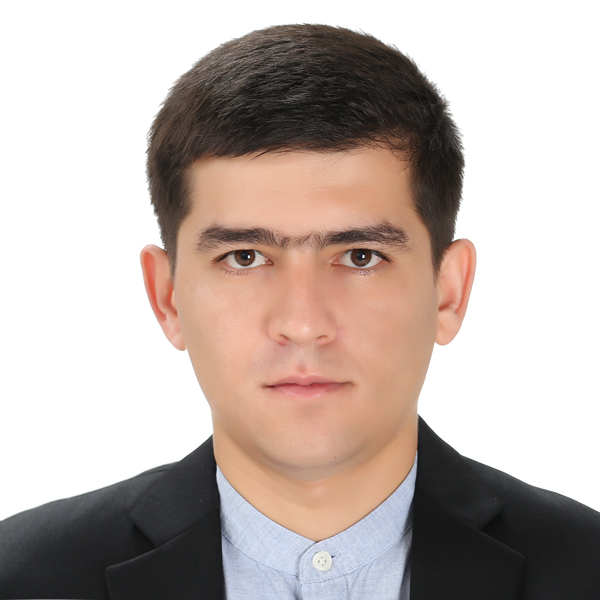
#> input picture sari.jpg, 600 x 600 px
$ jupyter execute --allow-errors CV_libraries.ipynb
#> lines starting #> are read from the running program, lines starting #| are printed output that depends on the picture; after the words box and inside, x2 and y2 are one past the last pixel; in counts of white or black regions, pixels touching at a corner belong together
[cell 1]
#tasvirlarni o'qish, tahrirlash va obyektlarni aniqlash uchun keng qo'llaniladi.

#pip install opencv-python

[cell 2]
import cv2

img = cv2.imread("sari.jpg")
#> img is the input picture: shape (600, 600, 3); mean B, G, R 171.3, 177, 189.8

if img is None:
    print("Rasm topilmadi yoki yuklanmadi!")
    exit()

cv2.imshow("Image Window", img)
cv2.waitKey(0)
cv2.destroyAllWindows()

[cell 3]
#Google tomonidan yaratilgan kutubxona bo'lib, odam yuzini aniqlash, qo'l harakatlarini kuzatish va tana pozitsiyalarini tanib olish uchun ishlatiladi

#pip install mediapipe

[cell 4]
import cv2  # OpenCV kutubxonasini import qilish
import mediapipe as mp  # Mediapipe kutubxonasini import qilish

# Mediapipe yuzni aniqlash modelini chaqirish
#> (the rest of this cell did not finish here and is left out)

[cell 5]
#tasvirlarni tahrirlash va yaratish uchun ishlatiladi (masalan, o'lchamini o'zgartirish yoki aylantirish).
#pip install Pillow

[cell 6]
from PIL import Image  # PIL - tasvirlarni qayta ishlash uchun kutubxona
from PIL import ImageDraw, ImageFont  # Matn qo'shish va chizish uchun kutubxonalar

# Rasmni ochish
img = Image.open("sari.jpg")  # "sari.jpg" faylini ochish. Bu yerda o'zingizning haqiqiy rasm nomingizni kiriting
#> img: PIL image 600x600 RGB

# Dastlabki rasmni ko'rsatish
img.show()  # "img" obyekti yordamida tasvirni ko'rsatish. Bu dastlabki rasmni oynada ko'rsatadi.

# Rasmning o'lchamini o'zgartirish
img_resized = img.resize((300, 300))  # resize() funksiyasi orqali tasvirni 300x300 pikselga o'zgartirish
img_resized.show()  # O'zgartirilgan rasmni ko'rsatish

# Rasmni saqlash
img_resized.save("sari_resized.jpg")  # "sari_resized.jpg" nomi bilan rasmni saqlash

# Rasmning formatini tekshirish
print(f"Rasm formati: {img_resized.format}")  # Rasmning formatini (JPEG, PNG va h.k.) chiqarish
#| Rasm formati: None

# Rasmning o'lchamini tekshirish
print(f"Rasm o'lchami: {img_resized.size}")  # Rasmning o'lchamini (kenglik, balandlik) chiqarish
#| Rasm o'lchami: (300, 300)

# Rasmning rang rejimini ko'rsatish
print(f"Rasmning rang rejimi: {img_resized.mode}")  # Rasmning rang rejimi (RGB, L - qora va oq) chiqarish
#| Rasmning rang rejimi: RGB

# Rasmni kesish (crop) - (left, upper, right, lower) koordinatalarini belgilash
img_cropped = img_resized.crop((50, 50, 250, 250))  # Bu yerda tasvirning chap yuqori nuqtasi (50, 50) va o'ng pastki nuqtasi (250, 250)
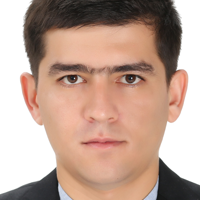
#> img_cropped: PIL image 200x200 RGB; mean R, G, B 190, 161.6, 147.7
img_cropped.show()  # Kesilgan rasmni ko'rsatish
img_cropped.save("sari_cropped.jpg")  # Kesilgan rasmni saqlash

# Rasmga matn qo'shish
draw = ImageDraw.Draw(img_resized)  # Tasvirga chizish uchun draw obyekti yaratish
font = ImageFont.load_default()  # Matn uchun standart shriftni olish
draw.text((50, 50), "SARVARBEK!", font=font, fill=(255, 255, 255))  # Rasmga matn qo'shish
img_resized.show()  # O'zgartirilgan rasmni ko'rsatish
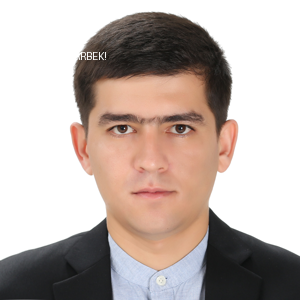
#> shown: PIL image 300x300 RGB; mean R, G, B 190, 177.1, 171.4
img_resized.save("sari_with_text.jpg")  # Matn qo'shilgan rasmni saqlash

# Rasmni aylantirish (rotate)
img_rotated = img_resized.rotate(45)  # 45 daraja aylantirish
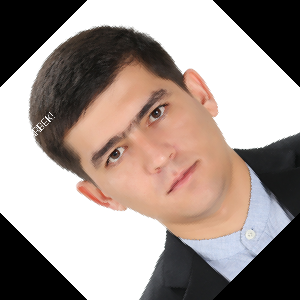
#> img_rotated: PIL image 300x300 RGB; mean R, G, B 161.4, 148.5, 142.7
img_rotated.show()  # Aylantirilgan rasmni ko'rsatish
img_rotated.save("sari_rotated.jpg")  # Aylantirilgan rasmni saqlash

[cell 7]
#image processing uchun mo'ljallangan kutubxona, Tasvirni o'qish va yozish, Tasvirni tahrirlash, Rangli tasvirlarni kulrang formatga o'tkazish, Rasmni filtrlar orqali qayta ishlash, Tasvirni segmentatsiya qilish, Morfologik operatsiyalar, Fazoviy analiz va xususiyatlarni aniqlash.

#pip install scikit-image matplotlib

[cell 8]
import numpy as np  # Numpy kutubxonasini import qilamiz, bu matematik hisoblashlar uchun kerak.
import matplotlib.pyplot as plt  # Matplotlib kutubxonasini import qilamiz, rasmni chizish uchun.
from skimage import io, color, filters, feature, morphology  # Scikit-image kutubxonasidan turli modullarni import qilamiz.
from skimage import exposure  # Tasvirni eksponensial va boshqa tahlillarni amalga oshirish uchun exposure moduli.

# 1. Rasmni yuklash (o'zingizning rasm yo'lingizni kiriting)
image = io.imread('sari.jpg')  # Rasmni 'sari.jpg' yo'lidan yuklab olamiz.

# 2. Rasmni kulrang (gray) formatiga o'tkazish
gray_image = color.rgb2gray(image)  # Rasmni kulrang formatga o'tkazamiz.
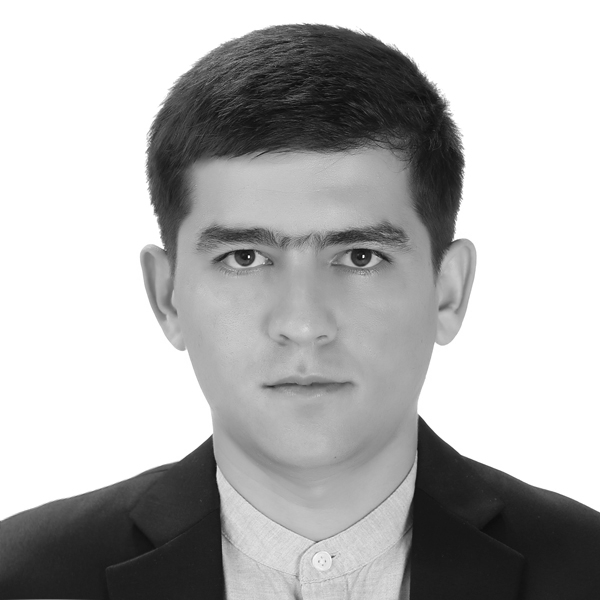
#> gray_image: shape (600, 600) float64; min 0.0361, max 1, mean 0.703

# 3. Rasmni silliqlash uchun Gauss filtrini qo'llash
smoothed_image = filters.gaussian(gray_image, sigma=1)  # Gauss filtri yordamida rasmni silliqlaymiz.

# 4. Sobel filtridan foydalanib, rasmda qirralarni aniqlash
edges = filters.sobel(gray_image)  # Sobel filtridan foydalanib, rasmda qirralarni aniqlaymiz.
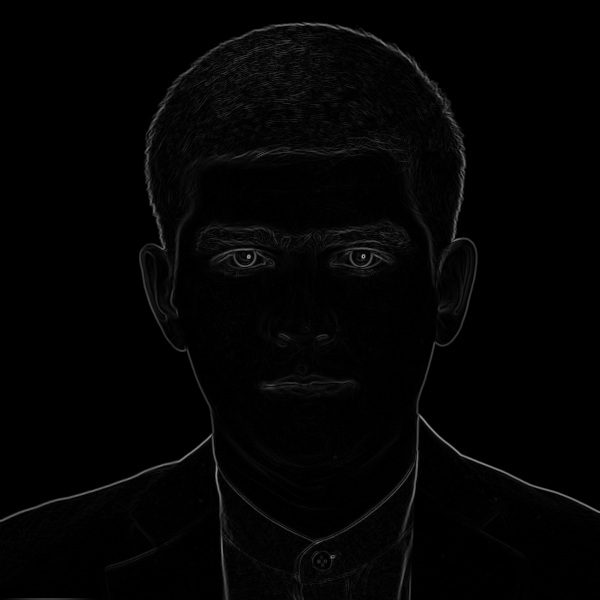
#> edges: shape (600, 600) float64; min 0, max 0.652, mean 0.0144

# 5. Rasmni threshold (binarizatsiya) qilish
threshold_value = filters.threshold_otsu(gray_image)  # Otsu metodidan foydalanib, rasm uchun optimal threshold qiymatini hisoblaymiz.
#> threshold_value = 0.546
binary_image = gray_image > threshold_value  # Kulrang rasmni binar (oq va qora) shaklga o'tkazamiz.
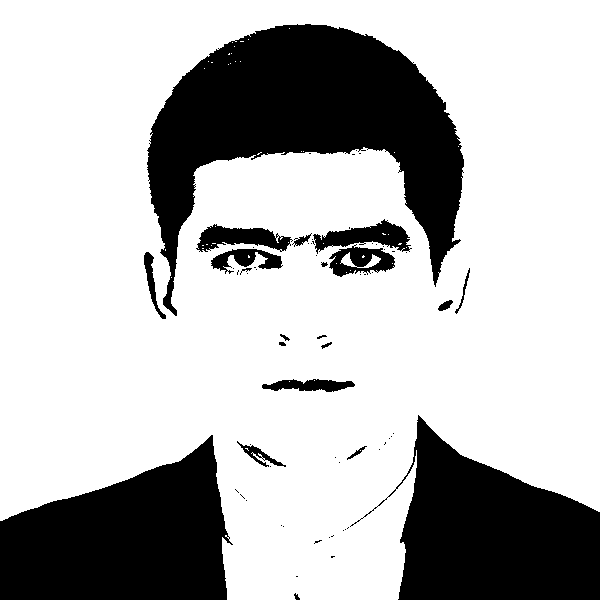
#> binary_image: shape (600, 600) bool; 72.7% white; 68 black regions (47 under 20 px), largest, box (x1, y1, x2, y2) and area: (147, 24, 464, 316) 39912, (0, 435, 233, 600) 26020, (350, 415, 600, 600) 24995

# 6. Morfologik operatsiyalar - Dilyatsiya (oq joylarni kengaytirish)
dilated_image = morphology.dilation(binary_image)  # Binar rasmda oq joylarni kengaytirish operatsiyasini bajaramiz.
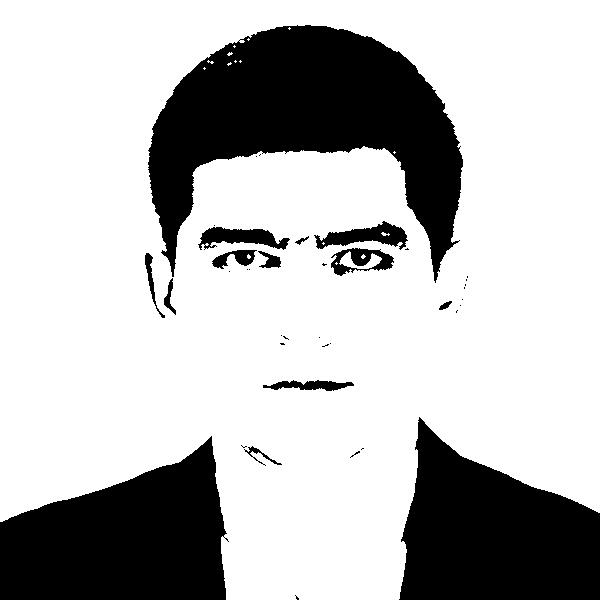
#> dilated_image: shape (600, 600) bool; 74% white; 39 black regions (25 under 20 px), largest, box (x1, y1, x2, y2) and area: (148, 25, 463, 283) 38337, (0, 436, 229, 600) 25616, (399, 417, 600, 600) 24481

# 7. Natijalarni ko'rsatish va saqlash
fig, axes = plt.subplots(2, 3, figsize=(12, 8))  # 2 satr va 3 ustundan iborat subplotni yaratamiz.
ax = axes.ravel()  # Subplotlarni 1 o'lchamli massivga aylantiramiz.

# 8. Asl rasmni ko'rsatish
ax[0].imshow(image)  # Asl rasmni ko'rsatamiz.
ax[0].set_title('Asl Rasm')  # Asl rasm uchun sarlavha.
ax[0].axis('off')  # O'qni olib tashlaymiz.

# 9. Kulrang rasmni ko'rsatish
ax[1].imshow(gray_image, cmap='gray')  # Kulrang rasmni ko'rsatamiz.
ax[1].set_title('Kulrang Rasm')  # Kulrang rasm uchun sarlavha.
ax[1].axis('off')  # O'qni olib tashlaymiz.

# 10. Silliqlangan rasmni ko'rsatish
ax[2].imshow(smoothed_image, cmap='gray')  # Silliqlangan rasmni ko'rsatamiz.
ax[2].set_title('Silliqlangan Rasm')  # Silliqlangan rasm uchun sarlavha.
ax[2].axis('off')  # O'qni olib tashlaymiz.

# 11. Qirra aniqlash natijasini ko'rsatish (Sobel filtridan foydalanib)
ax[3].imshow(edges, cmap='gray')  # Qirralarni aniqlash natijasini ko'rsatamiz.
ax[3].set_title('Qirra Aniqlash (Sobel)')  # Qirra aniqlash natijasi uchun sarlavha.
ax[3].axis('off')  # O'qni olib tashlaymiz.

# 12. Threshold (binarizatsiya) qilingan rasmni ko'rsatish
ax[4].imshow(binary_image, cmap='gray')  # Threshold qilingan (binar) rasmni ko'rsatamiz.
ax[4].set_title('Threshold Rasm')  # Binarizatsiya qilingan rasm uchun sarlavha.
ax[4].axis('off')  # O'qni olib tashlaymiz.

# 13. Dilyatsiya (kengaytirish) qilingan rasmni ko'rsatish
ax[5].imshow(dilated_image, cmap='gray')  # Dilyatsiya qilingan rasmni ko'rsatamiz.
ax[5].set_title('Dilyatsiya Rasm')  # Dilyatsiya qilingan rasm uchun sarlavha.
ax[5].axis('off')  # O'qni olib tashlaymiz.

# 14. Natijalarni birlashtirib ko'rsatish
plt.tight_layout()  # Rasmni yaxshilab joylashtirish.
plt.show()  # Rasmni ekranga chiqarish.

# 15. Har bir rasmni saqlash

# Rasmni uint8 formatga o'zgartiramiz (0-1 oralig'idan 0-255 oralig'iga)
smoothed_image_uint8 = (smoothed_image * 255).astype(np.uint8)  # 0-1 oralig'idan 0-255 oralig'iga o'zgartiramiz
edges_uint8 = (edges * 255).astype(np.uint8)  # 0-1 oralig'idan 0-255 oralig'iga o'zgartiramiz
binary_image_uint8 = (binary_image * 255).astype(np.uint8)  # 0-1 oralig'idan 0-255 oralig'iga o'zgartiramiz
dilated_image_uint8 = (dilated_image * 255).astype(np.uint8)  # 0-1 oralig'idan 0-255 oralig'iga o'zgartiramiz

# Har bir rasmni saqlash
io.imsave('smoothed_image.jpg', smoothed_image_uint8)  # Silliqlangan rasmni saqlash.
io.imsave('edges_image.jpg', edges_uint8)  # Qirra aniqlash rasmni saqlash.
io.imsave('binary_image.jpg', binary_image_uint8)  # Threshold qilingan rasmni saqlash.
io.imsave('dilated_image.jpg', dilated_image_uint8)  # Dilyatsiya qilingan rasmni saqlash.

$ run again, with dilated_image.jpg copied over sari.jpg
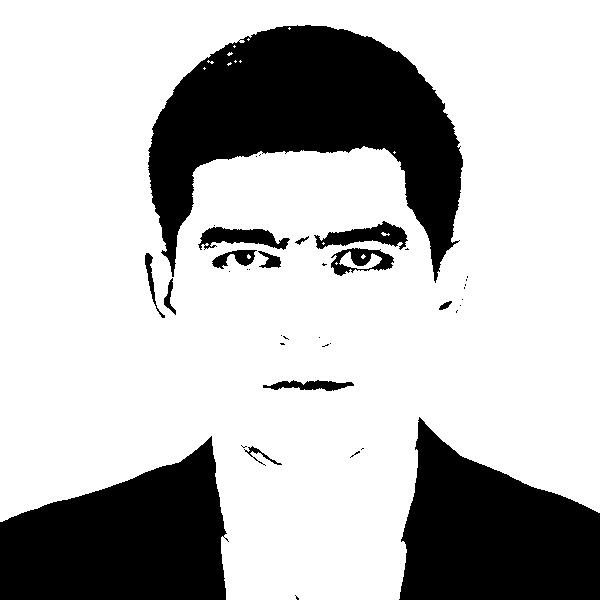
#> input picture dilated_image.jpg, 600 x 600 px
#> img is the input picture: shape (600, 600, 3); min 0, max 255, mean 188.6
#> img: PIL image 600x600 L
#| Rasm formati: None
#| Rasm o'lchami: (300, 300)
#| Rasmning rang rejimi: L
#> `edges = filters.sobel(gray_image)`:
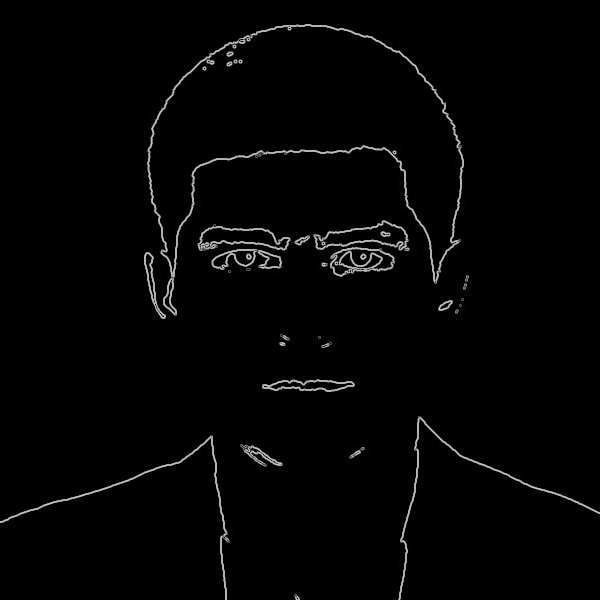
#> edges: shape (600, 600) float64; min 0, max 0.791, mean 0.016
#> threshold_value = 38
#> binary_image: shape (600, 600) bool; 74% white; 39 black regions (25 under 20 px), largest, box (x1, y1, x2, y2) and area: (148, 25, 463, 283) 38337, (0, 436, 229, 600) 25616, (399, 417, 600, 600) 24481
#> dilated_image: shape (600, 600) bool; 75% white; 33 black regions (18 under 20 px), largest, box (x1, y1, x2, y2) and area: (149, 26, 462, 280) 37105, (0, 438, 225, 600) 25231, (400, 419, 600, 600) 24112
#> `io.imsave('smoothed_image.jpg', smoothed_image_uint8)`:
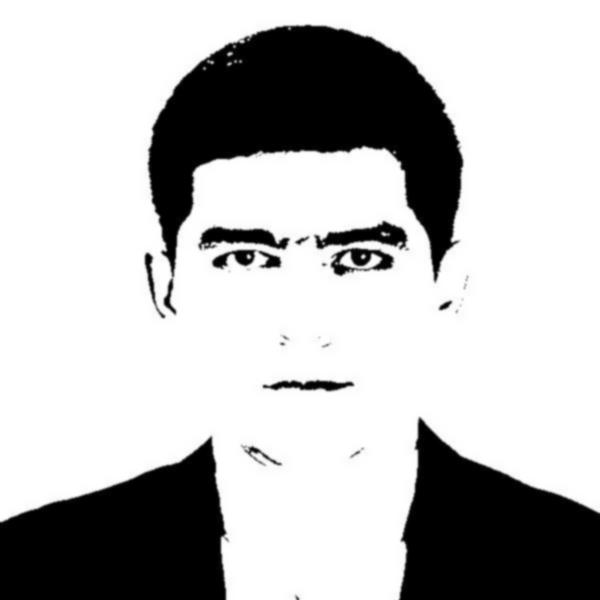
#> saved as smoothed_image.jpg: shape (600, 600); min 0, max 255, mean 188.5
